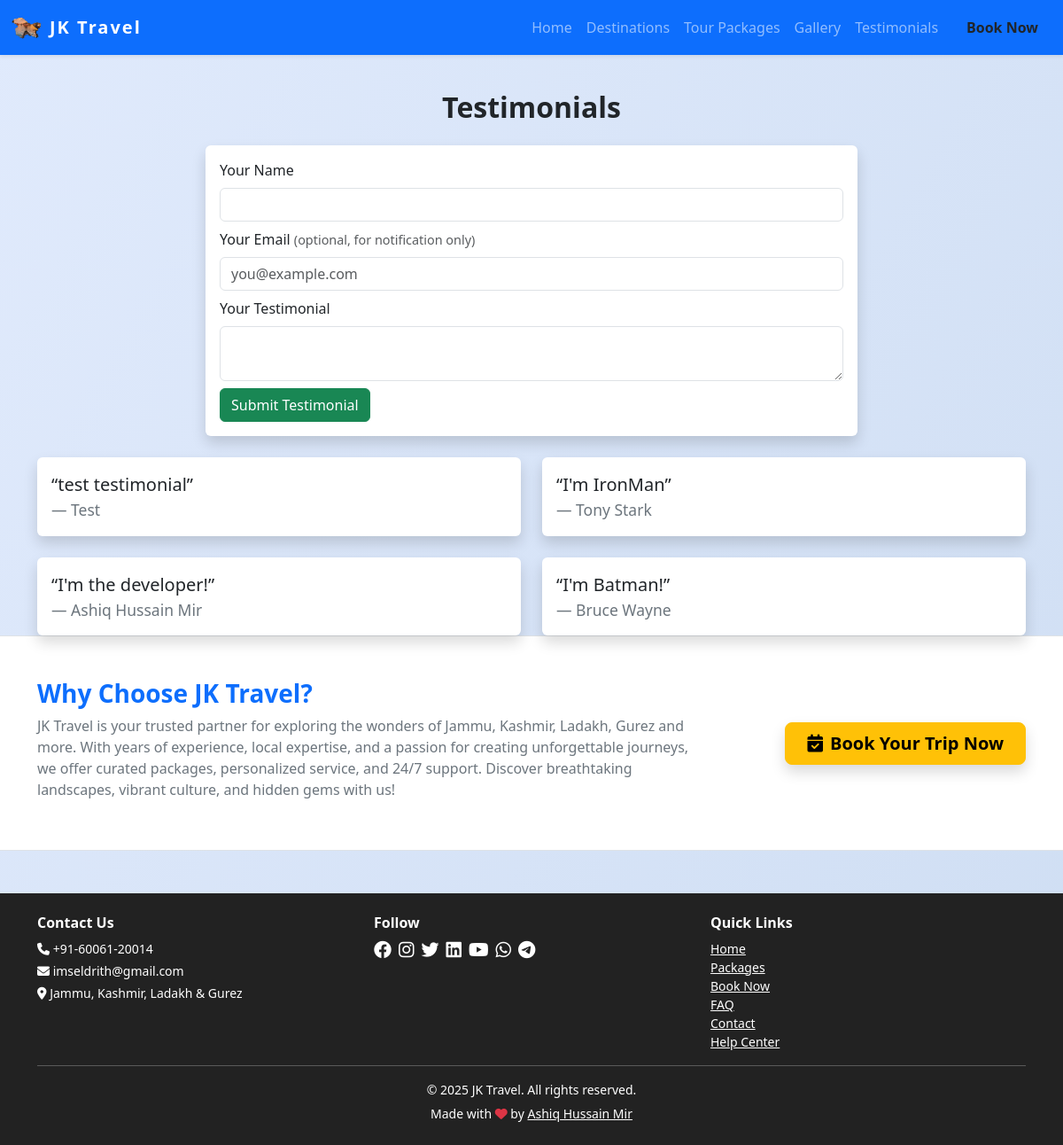
Screenshot of /testimonials with the database file from the repository.
### models.py (models this page shows, shortened)
class SiteSettings(db.Model):
    id = db.Column(db.Integer, primary_key=True)
    site_name = db.Column(db.String(120), default='JKLG Travel')
    site_title = db.Column(db.String(200), default='JKLG Travel - Explore Jammu, Kashmir, Ladakh & Gurez')
    logo = db.Column(db.String(200))
    phone = db.Column(db.String(30), default='+91-12345-67890')
    email = db.Column(db.String(120), default='info@jklgtravel.com')
    address = db.Column(db.String(200), default='Jammu, Kashmir, Ladakh & Gurez')
    facebook = db.Column(db.String(120))  # Username only
    instagram = db.Column(db.String(120))  # Username only
    twitter = db.Column(db.String(120))  # Username only
    linkedin = db.Column(db.String(120))  # Username only
    youtube = db.Column(db.String(120))  # Channel/user ID only
    whatsapp = db.Column(db.String(30))  # Number only
    telegram = db.Column(db.String(120))  # Username only
    meta_description = db.Column(db.String(300))
    about = db.Column(db.Text)
    google_analytics_id = db.Column(db.String(32))
    show_facebook = db.Column(db.Boolean, default=True)
    show_instagram = db.Column(db.Boolean, default=True)
    show_twitter = db.Column(db.Boolean, default=True)
    show_linkedin = db.Column(db.Boolean, default=True)
    show_youtube = db.Column(db.Boolean, default=True)
    show_whatsapp = db.Column(db.Boolean, default=True)
    show_telegram = db.Column(db.Boolean, default=True)
    hero_title = db.Column(db.String(200), default='Discover Jammu, Kashmir, Ladakh & Gurez')
    hero_subtitle = db.Column(db.String(300), default='Unforgettable journeys, breathtaking landscapes, and curated experiences await you.')
    hero_bg_image = db.Column(db.String(200), default='hero_default.jpg')  # New field for background image
    hero_slides = db.Column(db.Text)  # JSON: [{"title":..., "subtitle":..., "image":..., "animation_title":..., "animation_subtitle":...}, ...]
    hero_slide_interval = db.Column(db.Integer, default=5)  # Interval in seconds for hero carousel

class Testimonial(db.Model):
    id = db.Column(db.Integer, primary_key=True)
    name = db.Column(db.String(100), nullable=False)
    email = db.Column(db.String(120), nullable=True)  # New field for user email
    content = db.Column(db.Text, nullable=False)
    date = db.Column(db.Date)
    status = db.Column(db.String(20), default='Pending')

### views.py (the view, shortened to what this page needs)
@main.route('/testimonials', methods=['GET', 'POST'])
@limiter.limit('5 per minute')
def testimonials():
    from models import Testimonial, SiteSettings, EmailLog  # Ensure Testimonial is always imported
    from app import mail
    page = request.args.get('page', 1, type=int)
    per_page = 6
    pagination = Testimonial.query.filter_by(status='Approved').order_by(Testimonial.id.desc()).paginate(page=page, per_page=per_page, error_out=False)
    testimonials = pagination.items
    return render_template('testimonials.html', testimonials=testimonials, pagination=pagination)

### app.py (called while the page is built)
@app.context_processor
def inject_now():
    return {'now': datetime.now()}

### views.py (called while the page is built)
@main.context_processor
def inject_site_settings():
    settings = SiteSettings.query.first()
    return dict(site_settings=settings)

### templates/testimonials.html (shortened to what this page needs)
{% extends 'base.html' %}
{% block content %}
<h2 class="section-title text-center">Testimonials</h2>
<div class="row g-4 justify-content-center">
    <div class="col-md-8 mb-4">
        <form method="post" action="/testimonials" class="bg-white p-3 rounded shadow">
            <div class="mb-2">
                <label for="name" class="form-label">Your Name</label>
                <input type="text" class="form-control" id="name" name="name" required>
            </div>
            <div class="mb-2">
                <label for="email" class="form-label">Your Email <span class="text-muted" style="font-size:0.9em;">(optional, for notification only)</span></label>
                <input type="email" class="form-control" id="email" name="email" placeholder="you@example.com">
            </div>
            <div class="mb-2">
                <label for="content" class="form-label">Your Testimonial</label>
                <textarea class="form-control" id="content" name="content" rows="2" required></textarea>
            </div>
            <button type="submit" class="btn btn-success">Submit Testimonial</button>
        </form>
    </div>
</div>
<div class="row g-4 justify-content-center">
    {% for t in testimonials %}
    <div class="col-md-6">
        <div class="card border-success shadow">
            <div class="card-body">
                <blockquote class="blockquote mb-0">
                    <p>“{{ t.content }}”</p>
                    <footer class="blockquote-footer">{{ t.name }}</footer>
                </blockquote>
            </div>
        </div>
    </div>
    {% endfor %}
</div>
{% endblock %}

### templates/base.html (shortened to what this page needs)
<!DOCTYPE html>
<html lang="en">
<head>
    <link rel="stylesheet" href="https://cdn.jsdelivr.net/npm/bootstrap@5.3.0/dist/css/bootstrap.min.css">
    <link rel="stylesheet" href="https://cdnjs.cloudflare.com/ajax/libs/font-awesome/6.4.0/css/all.min.css">
</head>
<body>
    <nav class="navbar navbar-expand-lg navbar-dark bg-primary shadow-sm">
        <div class="container-fluid">
            <a class="navbar-brand d-flex align-items-center gap-2" href="/">
                {% if site_settings and site_settings.logo %}
                    <img src="{{ url_for('static', filename='uploads/' ~ site_settings.logo) }}" alt="Logo" style="height:36px; width:auto; border-radius:6px;">
                {% else %}
                    <i class="fa fa-mountain-sun fa-lg"></i>
                {% endif %}
                {{ site_settings.site_name if site_settings and site_settings.site_name else 'JKLG Travel' }}
            </a>
            <div class="collapse navbar-collapse" id="navbarNav">
                <ul class="navbar-nav ms-auto">
                    <li class="nav-item"><a class="nav-link" href="/">Home</a></li>
                    <li class="nav-item"><a class="nav-link" href="/places">Destinations</a></li>
                    <li class="nav-item"><a class="nav-link" href="/packages">Tour Packages</a></li>
                    <li class="nav-item"><a class="nav-link" href="/gallery">Gallery</a></li>
                    <li class="nav-item"><a class="nav-link" href="/testimonials">Testimonials</a></li>
                    <li class="nav-item"><a class="nav-link btn btn-warning text-dark ms-2 px-3 fw-bold" href="/book">Book Now</a></li>
                </ul>
            </div>
        </div>
    </nav>
    <div class="container mt-4">
        {% block content %}{% endblock %}
    </div>
    <section class="about-website-section py-4 py-md-5 bg-white border-top border-bottom">
        <div class="container">
            <div class="row align-items-center justify-content-center text-center text-md-start">
                <div class="col-12 col-md-8 mb-3 mb-md-0">
                    <h3 class="fw-bold text-primary mb-2">Why Choose {{ site_settings.site_name }}?</h3>
                    <p class="mb-2 text-secondary">{{ site_settings.site_name }} is your trusted partner for exploring the wonders of Jammu, Kashmir, Ladakh, Gurez and more. With years of experience, local expertise, and a passion for creating unforgettable journeys, we offer curated packages, personalized service, and 24/7 support. Discover breathtaking landscapes, vibrant culture, and hidden gems with us!</p>
                </div>
                <div class="col-12 col-md-4 d-flex justify-content-center justify-content-md-end">
                    <a href="/book" class="btn btn-lg btn-warning fw-bold shadow px-4 py-2"><i class="fa fa-calendar-check me-2"></i>Book Your Trip Now</a>
                </div>
            </div>
        </div>
    </section>
    <footer class="footer text-center mt-5">
        <div class="container">
            <div class="row mb-2 gy-3 text-center text-md-start justify-content-center">
                <div class="col-12 col-sm-6 col-lg-4 mb-2 mb-lg-0">
                    <h6 class="fw-bold">Contact Us</h6>
                    <p class="mb-1 small"><i class="fa fa-phone"></i> {{ site_settings.phone if site_settings and site_settings.phone else '+91-12345-67890' }}</p>
                    <p class="mb-1 small"><i class="fa fa-envelope"></i> {{ site_settings.email if site_settings and site_settings.email else 'info@jklgtravel.com' }}</p>
                    <p class="mb-1 small"><i class="fa fa-map-marker-alt"></i> {{ site_settings.address if site_settings and site_settings.address else 'Jammu, Kashmir, Ladakh & Gurez' }}</p>
                </div>
                <div class="col-12 col-sm-6 col-lg-4 mb-2 mb-lg-0">
                    <h6 class="fw-bold">Follow</h6>
                    <div class="d-flex flex-wrap justify-content-center justify-content-lg-start gap-2 mb-3">
                        {% if site_settings and site_settings.facebook and site_settings.show_facebook %}
                            <a href="https://facebook.com/{{ site_settings.facebook }}" class="text-white"><i class="fab fa-facebook fa-lg"></i></a>
                        {% endif %}
                        {% if site_settings and site_settings.instagram and site_settings.show_instagram %}
                            <a href="https://instagram.com/{{ site_settings.instagram }}" class="text-white"><i class="fab fa-instagram fa-lg"></i></a>
                        {% endif %}
                        {% if site_settings and site_settings.twitter and site_settings.show_twitter %}
                            <a href="https://x.com/{{ site_settings.twitter }}" class="text-white"><i class="fab fa-twitter fa-lg"></i></a>
                        {% endif %}
                        {% if site_settings and site_settings.linkedin and site_settings.show_linkedin %}
                            <a href="https://linkedin.com/in/{{ site_settings.linkedin }}" class="text-white"><i class="fab fa-linkedin fa-lg"></i></a>
                        {% endif %}
                        {% if site_settings and site_settings.youtube and site_settings.show_youtube %}
                            <a href="https://youtube.com/{{ site_settings.youtube }}" class="text-white"><i class="fab fa-youtube fa-lg"></i></a>
                        {% endif %}
                        {% if site_settings and site_settings.whatsapp and site_settings.show_whatsapp %}
                            <a href="https://wa.me/{{ site_settings.whatsapp }}" class="text-white"><i class="fab fa-whatsapp fa-lg"></i></a>
                        {% endif %}
                        {% if site_settings and site_settings.telegram and site_settings.show_telegram %}
                            <a href="https://t.me/{{ site_settings.telegram }}" class="text-white"><i class="fab fa-telegram fa-lg"></i></a>
                        {% endif %}
                    </div>
                </div>
                <div class="col-12 col-sm-6 col-lg-4 mb-2 mb-lg-0">
                    <h6 class="fw-bold mt-3 mt-sm-0">Quick Links</h6>
                    <div class="d-flex flex-wrap justify-content-center justify-content-lg-start gap-2 gap-lg-0 flex-column flex-lg-column align-items-center align-items-lg-start">
                        <a href="/" class="d-block text-white small">Home</a>
                        <a href="/packages" class="d-block text-white small">Packages</a>
                        <a href="/book" class="d-block text-white small">Book Now</a>
                        <a href="/faq" class="d-block text-white small">FAQ</a>
                        <a href="/contact" class="d-block text-white small">Contact</a>
                        <a href="/help" class="d-block text-white small">Help Center</a>
                    </div>
                </div>
            </div>
            <hr class="bg-light">
            <p class="mb-1 small">&copy; {{ now.year }} {{ site_settings.site_name if site_settings and site_settings.site_name else 'JKLG Travel Agency' }}. All rights reserved.</p>
            <small>Made with <i class="fa fa-heart text-danger"></i> by <a href="https://github.com/mir-ashiq">Ashiq Hussain Mir</a></small>
        </div>
    </footer>
</body>
</html>

### templates/base.html (style rules this page uses)
body { background: linear-gradient(120deg, #e0eafc, #cfdef3 100%); min-height: 100vh; }
.navbar-brand { font-weight: bold; letter-spacing: 2px; }
.section-title { margin-top: 40px; margin-bottom: 24px; font-weight: 700; }
.card { box-shadow: 0 2px 12px rgba(0,0,0,0.07); border: none; }
.footer { background: #222; color: #fff; padding: 24px 0; margin-top: 48px; }
.footer a { color: #fff; text-decoration: underline; }

### rows the page displays
SiteSettings: logo (picture), site_name "JK Travel", phone "+91-60061-20014", email "imseldrith@gmail.com", address "Jammu, Kashmir, Ladakh & Gurez"
Testimonial: content "test testimonial", name "Test"
Testimonial: content "I'm IronMan", name "Tony Stark"
Testimonial: content "I'm the developer!", name "Ashiq Hussain Mir"
Testimonial: content "I'm Batman!", name "Bruce Wayne"
